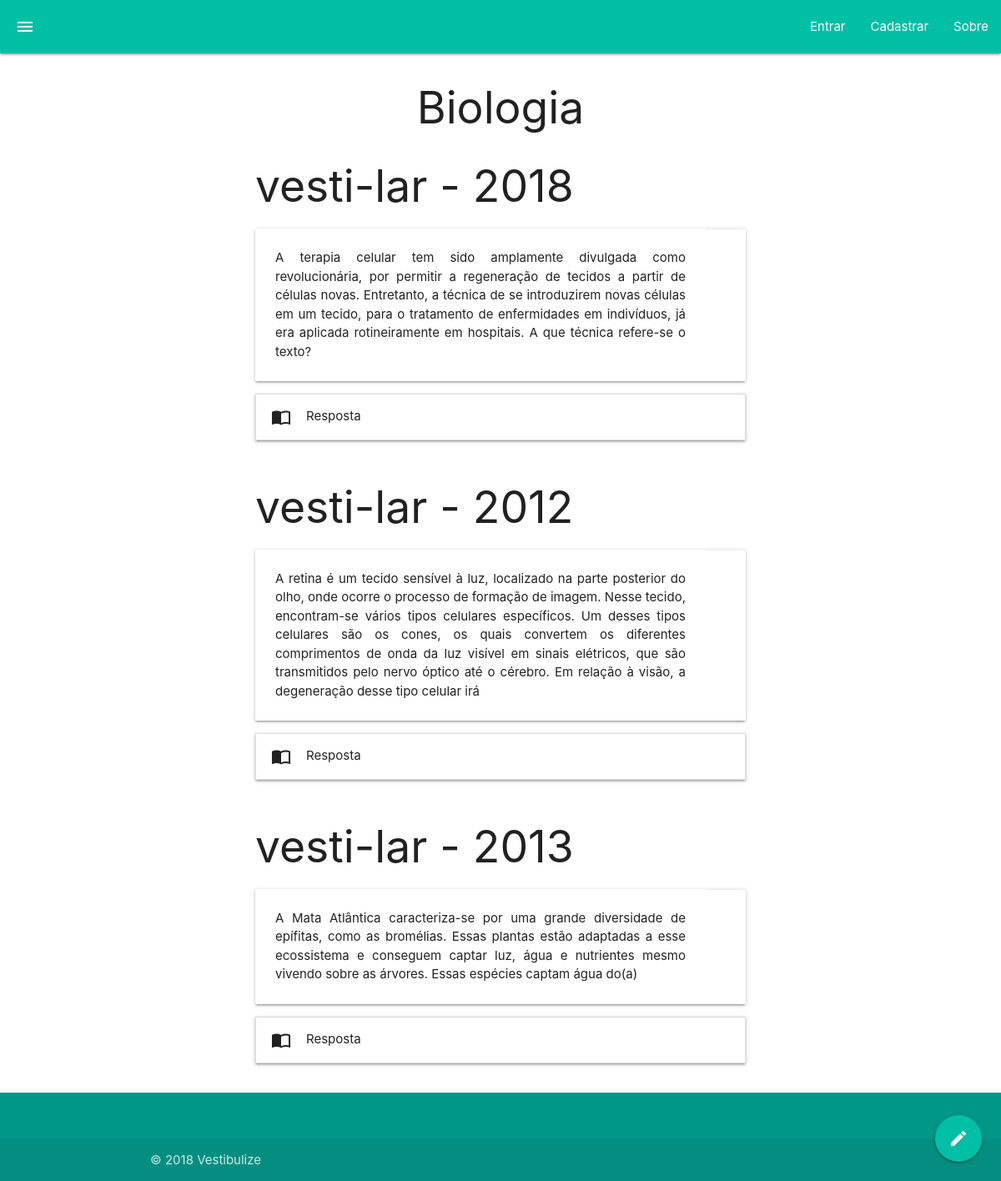
/bio.php, run on the app's committed database.
### tables this page shows
CREATE TABLE IF NOT EXISTS `perguntas` (
  `perg_cod` int(11) NOT NULL AUTO_INCREMENT PRIMARY KEY,
  `perg_ano` int(4) NOT NULL,
  `perg_vestibular` varchar(25) NOT NULL,
  `perg_materia` varchar(20) NOT NULL,
  `perg_conteudo` text NOT NULL,
  `perg_data` date NOT NULL,
  `perg_usuario` int(11) DEFAULT NULL,
  `perg_alternativacorreta` varchar(2) NOT NULL
)DEFAULT CHARSET= utf8;

### src/perg_bio.php (the view, shortened to what this page needs)
<?php
		include('conexao.php');
		$query = 'select * from perguntas where perg_materia="Biologia"';
		$result= mysqli_query($conexao,$query);
		while($conteudo = mysqli_fetch_array($result)){
		$pergunta = utf8_encode($conteudo['perg_conteudo']);
		$id_pergunta = $conteudo['perg_cod'];
		$ano = $conteudo['perg_ano'];
		$vestibular = $conteudo['perg_vestibular'];
		echo '<div class="container" align="justify">
		<div id=',"{$id_pergunta}",' class="row"">
		<div class="">
		<h2>',"{$vestibular} - {$ano}",'</h2>
			<div class="card horizontal">
				<div class="card-content">
					<p>',"{$pergunta}",'</p>
				</div>
			<div class="card-action">
			</div>
			</div>
			<ul class="collapsible">
	   			 <li>
	      <div class="collapsible-header"><i class="material-icons">import_contacts</i>Resposta</div>
	      <div class="collapsible-body"><form action="src/verificaresposta.php" method="post">';
	echo '<button type="submit" class="waves-effect waves-light btn"><i class="material-icons right">arrow_forward</i>Responder</button></form></div>
	    </li>
	  </ul>
			</div>
		</div>
		</div>';
	}
?>

### bio.php (shortened to what this page needs)
<!DOCTYPE html>
<html lang="pt-br">
  <head>
    <link type="text/css" rel="stylesheet" href="css/materialize.min.css"  media="screen,projection"/>
  </head>
  <body>
    <nav id="nav">
      <div class="nav-wrapper teal accent-4">
        <ul id="nav-mobile" class="right">
          <?php if(empty($_SESSION['autenticado'])):;?>
          <li><a href="#modal1" class="modal-trigger">Entrar</a></li>
          <li><a href="#modal2" class="modal-trigger">Cadastrar</a></li>
        <?php else: echo "<li><a>{$_SESSION['autenticado']}</a></li><li><a href='src/logout.php'>Sair</a></li>";
        endif;?>
         <li><a href="sobre.php">Sobre</a></li>
        </ul>
        <a href="#" data-target="slide-out" class="sidenav-trigger show-on-large"><i class="material-icons">menu</i></a>
      </div>
    </nav>
    <div><h2 align="center">Biologia</h2></div>
    <div class="container" id="cardanswer">
      <?php include('src/perg_bio.php');?>
    </div>
<div class="fixed-action-btn">
  <a class="btn-floating btn-large teal accent-4">
    <i class="large material-icons">mode_edit</i>
  </a>
</div>
  <footer class="page-footer teal" id="footer1">
    <div class="container" id="footer">
      <div class="row">
        <div class="col l6 s12">
        </div>
        <div class="col l4 offset-l2 s12">
        </div>
      </div>
    </div>
    <div class="footer-copyright">
      <div class="container">
        © 2018 Vestibulize
      </div>
    </div></footer>
    </body>
  </html>

### bio.php (style rules this page uses)
html, body { height: 100%; margin: 0; }

### data on the page
perguntas: perg_vestibular "vesti-lar", perg_ano "2018", perg_conteudo "A terapia celular tem sido amplamente divulgada como revolucionária, por permitir a regeneração de tecidos a partir de células novas. Entretanto, a técnica de se introduzirem novas células em um tecido, para o tratamento de enfermidades em indivíduos, já era aplicada rotineiramente em hospitais. A que técnica refere-se o texto?"
perguntas: perg_vestibular "vesti-lar", perg_ano "2012", perg_conteudo "A retina é um tecido sensível à luz, localizado na parte posterior do olho, onde ocorre o processo de formação de imagem. Nesse tecido, encontram-se vários tipos celulares específicos. Um desses tipos celulares são os cones, os quais convertem os diferentes comprimentos de onda da luz visível em sinais elétricos, que são transmitidos pelo nervo óptico até o cérebro. Em relação à visão, a degeneração desse tipo celular irá"
perguntas: perg_vestibular "vesti-lar", perg_ano "2013", perg_conteudo "A Mata Atlântica caracteriza-se por uma grande diversidade de epífitas, como as bromélias. Essas plantas estão adaptadas a esse ecossistema e conseguem captar luz, água e nutrientes mesmo vivendo sobre as árvores. Essas espécies captam água do(a)"
